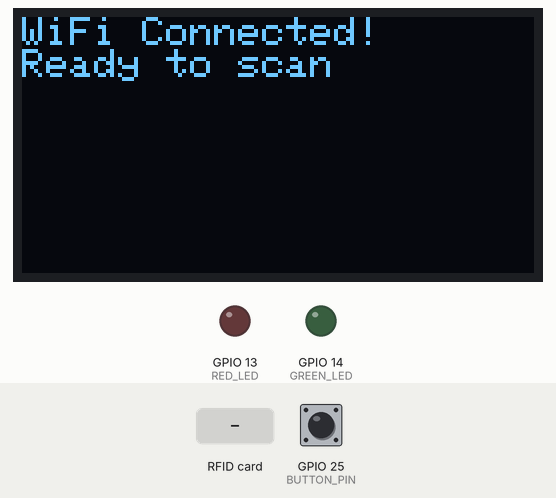
Bench run of a sketch on a simulated ESP32. Shown: 128×64 one-colour display, output pins drawn as LEDs (lit = HIGH). The inputs (shaded band) are chosen by the test bench; at power-on: GPIO 25 (BUTTON_PIN) HIGH. WiFi joins after 1.5 s; servers stay silent unless stated; uploads are accepted with an empty reply; what the sketch prints to the serial monitor is not drawn.

Above: at 1.7 s.
At 6.3 s:
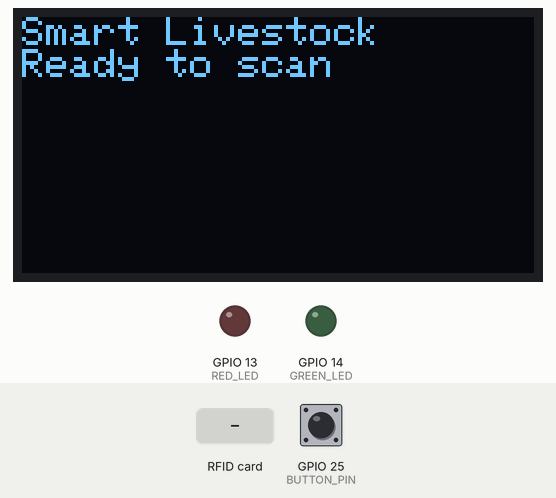
6.4 s: RFID card 12 34 56 78 held to the reader
At 7.9 s:
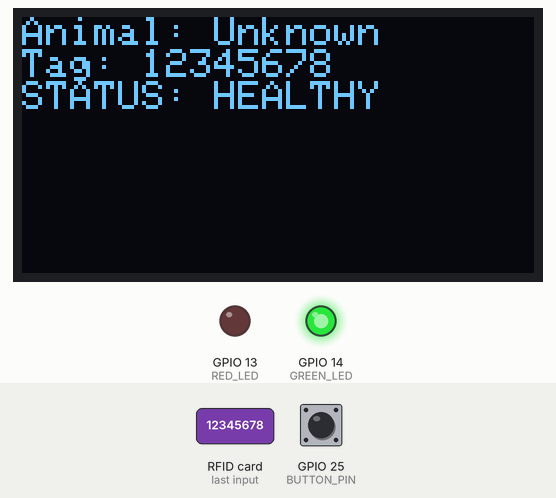
9.4 s: RFID card 5E 7A 19 C4 held to the reader
At 10.4 s:
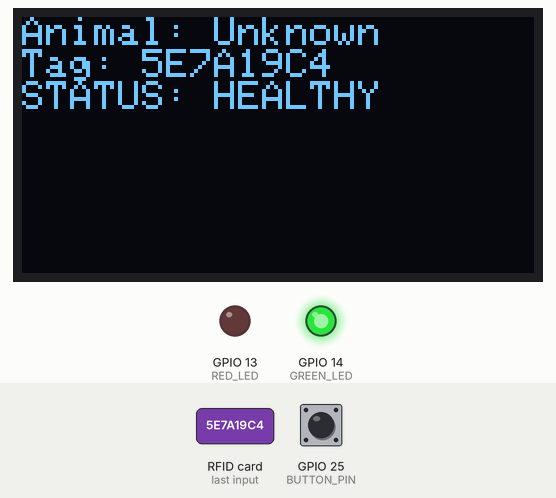
Timing chart, 0 to 13.2 s (numbered marks = the images above; inputs shaded):
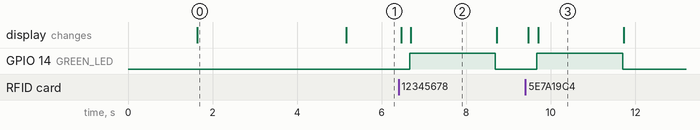

Measured:
- after the input at 6.4 s, GPIO 14 (GREEN_LED): LOW → HIGH after 0.27 s, → LOW 2.0 s later; the display: first changes after 0.07 s (image 2 shows a later state)
- after the input at 9.4 s, GPIO 14 (GREEN_LED): LOW → HIGH after 0.27 s, → LOW 2.0 s later; the display: first changes after 0.07 s (image 3 shows a later state)
- what the display in image 0 shows lasts 3.6 s, from 1.6 s to 5.2 s
- what the display in image 2 shows lasts 2.0 s, from 6.7 s to 8.7 s

The sketch:

nibyo.ino
```cpp
#include <WiFi.h>
#include <HTTPClient.h>
#include <ArduinoJson.h>
#include <SPI.h>
#include <MFRC522.h>
#include <Wire.h>
#include <Adafruit_GFX.h>
#include <Adafruit_SSD1306.h>
// WIFI & Server
const char* ssid = "ngoga";
const char* password = "12345678";
const char* serverUrl = "http://192.168.137.1/Fridaus";
// Pins
#define RST_PIN 27
#define SS_PIN 5
#define GREEN_LED 14
#define RED_LED 13
#define BUTTON_PIN  25// button to reset system
// OLED
#define SCREEN_WIDTH 128
#define SCREEN_HEIGHT 64
#define OLED_RESET -1
#define SCREEN_ADDRESS 0x3C
// Objects
MFRC522 mfrc522(SS_PIN, RST_PIN);
Adafruit_SSD1306 display(SCREEN_WIDTH, SCREEN_HEIGHT, &Wire, OLED_RESET);
HTTPClient http;
// Variables
String currentTagId = "";
unsigned long lastScanTime = 0;
void setup() {
  Serial.begin(115200);
  Wire.begin(5,22);
  // LEDs & Button
  pinMode(GREEN_LED, OUTPUT);
  pinMode(RED_LED, OUTPUT);
  pinMode(BUTTON_PIN, INPUT_PULLUP); // button connected to GND
  digitalWrite(GREEN_LED, LOW);
  digitalWrite(RED_LED, LOW);
  // RFID
  SPI.begin(18,19,23);
  mfrc522.PCD_Init();
  // OLED
  display.begin(SSD1306_SWITCHCAPVCC, SCREEN_ADDRESS);
  display.clearDisplay();
  display.setTextSize(1);
  display.setTextColor(SSD1306_WHITE);
  display.setCursor(0,0);
  display.println("Smart Livestock");
  display.println("Starting...");
  display.display();
  // WiFi
  WiFi.begin(ssid, password);
  int attempts = 0;
  while (WiFi.status() != WL_CONNECTED && attempts < 20) {
    delay(500);
    attempts++;
  }
  if (WiFi.status() == WL_CONNECTED) {
    showMessage("WiFi Connected!", "Ready to scan");
  } else {
    showMessage("WiFi Failed", "Offline Mode");
  }
  delay(2000);
  showReadyScreen();
}
void loop() {
  // Button to reset
  if(digitalRead(BUTTON_PIN) == LOW) {
    resetSystem();
  }
  // RFID Scan
  if (mfrc522.PICC_IsNewCardPresent() && mfrc522.PICC_ReadCardSerial()) {
    if (millis() - lastScanTime > 2000) { // 2s debounce
      lastScanTime = millis();
      currentTagId = getTagId();
      Serial.println("Scanned: " + currentTagId);
      handleScan();
    }
    mfrc522.PICC_HaltA();
    mfrc522.PCD_StopCrypto1();
  }
  delay(50);
}
// Get RFID tag
String getTagId() {
  String tagId = "";
  for (byte i = 0; i < mfrc522.uid.size; i++) {
    if (mfrc522.uid.uidByte[i] < 0x10) tagId += "0";
    tagId += String(mfrc522.uid.uidByte[i], HEX);
  }
  tagId.toUpperCase();
  return tagId;
}
// Scan animal and show on OLED + LED
void handleScan() {
  displayMessage("Scanning...", currentTagId);
  if (WiFi.status() == WL_CONNECTED) {
    String url = String(serverUrl) + "/animal.php?esp32=animal&tagId=" + currentTagId;
    http.begin(url);
    int httpCode = http.GET();
    if (httpCode == 200) {
      String response = http.getString();
      DynamicJsonDocument doc(1024);
      deserializeJson(doc, response);
      String name = doc["name"] | "Unknown";
      bool isSick = doc["isSick"] | false;
      display.clearDisplay();
      display.setCursor(0,0);
      display.println("Animal: " + name);
      display.println("Tag: " + currentTagId);
      if (isSick) {
        display.println("STATUS: SICK");
        digitalWrite(GREEN_LED, LOW);
        digitalWrite(RED_LED, HIGH);
      } else {
        display.println("STATUS: HEALTHY");
        digitalWrite(RED_LED, LOW);
        digitalWrite(GREEN_LED, HIGH);
      }
      display.display();
    } else {
      displayMessage("Animal not found", currentTagId);
      digitalWrite(GREEN_LED, LOW);
      digitalWrite(RED_LED, HIGH);
    }
    http.end();
  }
  delay(2000);
  resetOutputs();
}
// Display helper
void displayMessage(String line1, String line2) {
  display.clearDisplay();
  display.setCursor(0,0);
  display.println(line1);
  display.println(line2);
  display.display();
}
// Ready screen
void showReadyScreen() {
  display.clearDisplay();
  display.setCursor(0,0);
  display.println("Smart Livestock");
  display.println("Ready to scan");
  display.display();
}
// Show temporary messages
void showMessage(String line1, String line2) {
  display.clearDisplay();
  display.setCursor(0,0);
  display.println(line1);
  display.println(line2);
  display.display();
  delay(1500);
}
// Reset LEDs & OLED
  void resetOutputs(){
  digitalWrite(GREEN_LED, LOW);
  digitalWrite(RED_LED, LOW);
  showReadyScreen();
}
// Reset system (button)
void resetSystem(){
  Serial.println("System Reset!");
  resetOutputs();
}
```
